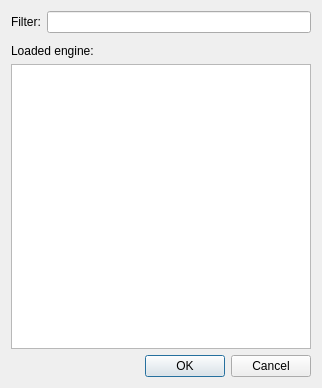
<?xml version="1.0" encoding="UTF-8"?>
<ui version="4.0">
 <class>EngineSelectionDialog</class>
 <widget class="QDialog" name="EngineSelectionDialog">
  <property name="geometry">
   <rect>
    <x>0</x>
    <y>0</y>
    <width>322</width>
    <height>388</height>
   </rect>
  </property>
  <property name="windowTitle">
   <string>Engine Selection</string>
  </property>
  <layout class="QVBoxLayout" name="verticalLayout">
   <item>
    <layout class="QHBoxLayout" name="horizontalLayout">
     <item>
      <widget class="QLabel" name="label">
       <property name="text">
        <string>Filter:</string>
       </property>
       <property name="buddy">
        <cstring>m_engineFilterEdit</cstring>
       </property>
      </widget>
     </item>
     <item>
      <widget class="QLineEdit" name="m_engineFilterEdit"/>
     </item>
    </layout>
   </item>
   <item>
    <spacer name="verticalSpacer">
     <property name="orientation">
      <enum>Qt::Vertical</enum>
     </property>
     <property name="sizeType">
      <enum>QSizePolicy::Fixed</enum>
     </property>
     <property name="sizeHint" stdset="0">
      <size>
       <width>1</width>
       <height>5</height>
      </size>
     </property>
    </spacer>
   </item>
   <item>
    <widget class="QLabel" name="label_2">
     <property name="text">
      <string>Loaded engine:</string>
     </property>
     <property name="buddy">
      <cstring>m_enginesList</cstring>
     </property>
    </widget>
   </item>
   <item>
    <widget class="QListView" name="m_enginesList">
     <property name="editTriggers">
      <set>QAbstractItemView::NoEditTriggers</set>
     </property>
     <property name="showDropIndicator" stdset="0">
      <bool>true</bool>
     </property>
     <property name="selectionMode">
      <enum>QAbstractItemView::ExtendedSelection</enum>
     </property>
     <property name="selectionBehavior">
      <enum>QAbstractItemView::SelectItems</enum>
     </property>
    </widget>
   </item>
   <item>
    <widget class="QDialogButtonBox" name="buttonBox">
     <property name="orientation">
      <enum>Qt::Horizontal</enum>
     </property>
     <property name="standardButtons">
      <set>QDialogButtonBox::Cancel|QDialogButtonBox::Ok</set>
     </property>
    </widget>
   </item>
  </layout>
 </widget>
 <resources/>
 <connections>
  <connection>
   <sender>buttonBox</sender>
   <signal>accepted()</signal>
   <receiver>EngineSelectionDialog</receiver>
   <slot>accept()</slot>
   <hints>
    <hint type="sourcelabel">
     <x>248</x>
     <y>254</y>
    </hint>
    <hint type="destinationlabel">
     <x>157</x>
     <y>274</y>
    </hint>
   </hints>
  </connection>
  <connection>
   <sender>buttonBox</sender>
   <signal>rejected()</signal>
   <receiver>EngineSelectionDialog</receiver>
   <slot>reject()</slot>
   <hints>
    <hint type="sourcelabel">
     <x>316</x>
     <y>260</y>
    </hint>
    <hint type="destinationlabel">
     <x>286</x>
     <y>274</y>
    </hint>
   </hints>
  </connection>
 </connections>
</ui>
